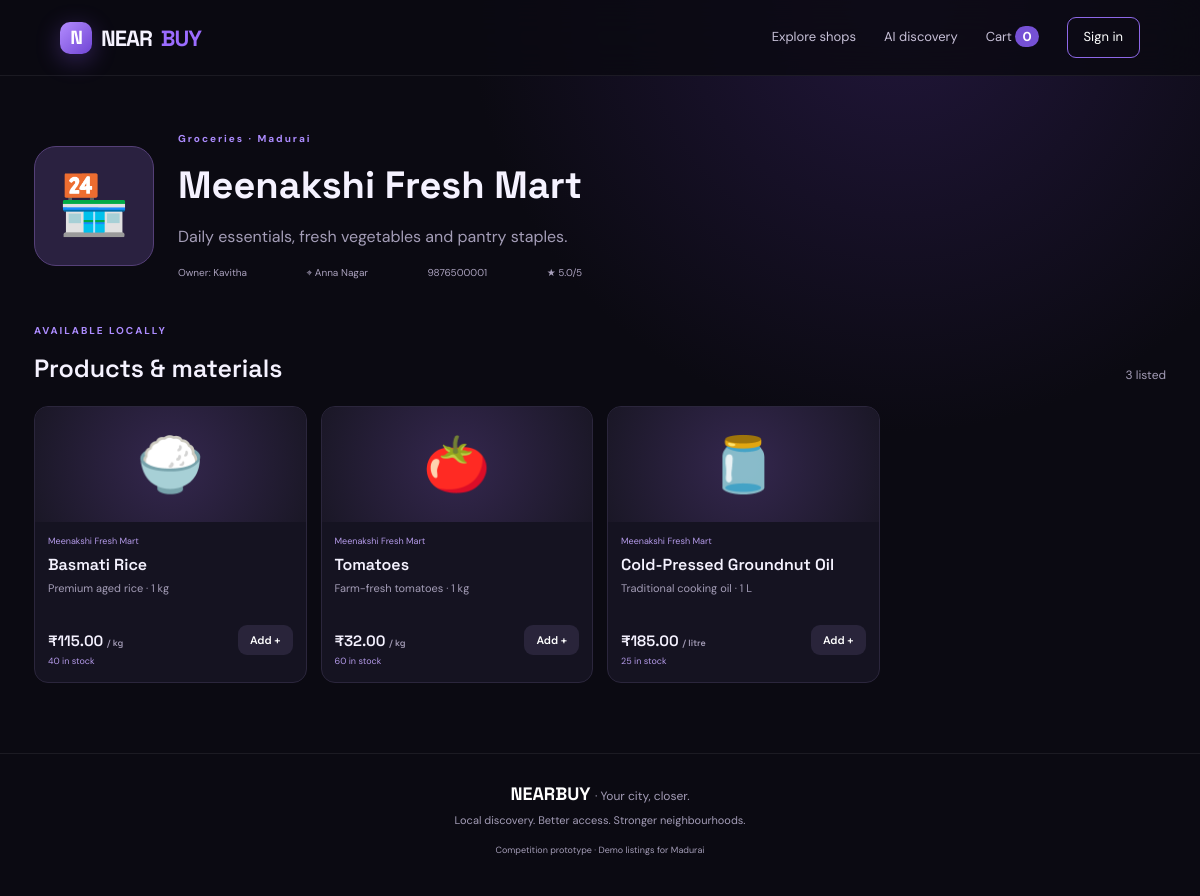
/shop/1, run on the app's committed database.
### models.py (models this page shows)
class Shop(db.Model):
    id = db.Column(db.Integer, primary_key=True)
    name = db.Column(db.String(140), nullable=False)
    owner_name = db.Column(db.String(100), nullable=False)
    category = db.Column(db.String(60), nullable=False)
    description = db.Column(db.Text, default="")
    city = db.Column(db.String(80), nullable=False, index=True)
    area = db.Column(db.String(100), default="")
    address = db.Column(db.String(255), default="")
    phone = db.Column(db.String(30), default="")
    approved = db.Column(db.Boolean, default=True)
    created_at = db.Column(db.DateTime, default=datetime.utcnow)
    products = db.relationship("Product", backref="shop", cascade="all, delete-orphan")

class Product(db.Model):
    id = db.Column(db.Integer, primary_key=True)
    shop_id = db.Column(db.Integer, db.ForeignKey("shop.id"), nullable=False)
    name = db.Column(db.String(140), nullable=False)
    description = db.Column(db.Text, default="")
    price = db.Column(db.Numeric(10, 2), nullable=False)
    stock = db.Column(db.Integer, default=0)
    unit = db.Column(db.String(30), default="piece")
    image_emoji = db.Column(db.String(12), default="📦")
    active = db.Column(db.Boolean, default=True)

### app.py (the view)
@app.route("/shop/<int:shop_id>")
def shop_detail(shop_id):
    shop = Shop.query.get_or_404(shop_id)
    if not shop.approved: abort(404)
    products = Product.query.filter_by(shop_id=shop.id, active=True).all()
    avg = db.session.query(func.avg(Review.rating)).filter_by(shop_id=shop.id).scalar()
    return render_template("shop_detail.html", shop=shop, products=products,
                           average=round(float(avg), 1) if avg else None)

### app.py (called while the page is built)
@app.context_processor
def inject_globals():
    cart = session.get("cart", {})
    return {"cart_count": sum(int(v) for v in cart.values()), "categories": [
        "Groceries", "Furniture", "Meat & Seafood", "Electronics",
        "Clothing", "Hardware", "Pharmacy", "Stationery", "Bakery"
    ]}

### templates/shop_detail.html
{% extends "base.html" %}{% block title %}{{ shop.name }}{% endblock %}{% block content %}
<div class="shop-detail-hero"><div class="shop-detail-icon">🏪</div><div><div class="eyebrow">{{ shop.category }} · {{ shop.city }}</div><h1>{{ shop.name }}</h1><p>{{ shop.description }}</p><div class="shop-meta"><span>Owner: {{ shop.owner_name }}</span><span>⌖ {{ shop.area }}</span><span>{{ shop.phone }}</span>{% if average %}<span>★ {{ average }}/5</span>{% endif %}</div></div></div>
<div class="section-head"><div><div class="eyebrow">AVAILABLE LOCALLY</div><h2>Products & materials</h2></div><span class="muted">{{ products|length }} listed</span></div>
<div class="product-grid">{% for p in products %}<div class="product-card"><div class="product-emoji">{{ p.image_emoji }}</div><div class="product-body"><small>{{ shop.name }}</small><h3>{{ p.name }}</h3><p>{{ p.description }}</p><div class="product-bottom"><strong>₹{{ '%.2f'|format(p.price) }} <small>/ {{ p.unit }}</small></strong><form method="post" action="{{ url_for('cart_add', product_id=p.id) }}"><button class="btn small">Add +</button></form></div><small>{{ p.stock }} in stock</small></div></div>{% else %}<div class="empty">No products listed yet.</div>{% endfor %}</div>
{% endblock %}

### static/style.css (style rules this page uses)
:root { --bg:#0b0a12;--panel:#151321;--panel2:#1b182a;--line:#2b263c;--text:#f5f2ff;--muted:#a49db7;--purple:#9b6cff;--purple2:#7145d8;--green:#73e0b0;--font:'DM Sans',sans-serif;--display:'Space Grotesk',sans-serif }
* { box-sizing:border-box }
body { margin:0;background:radial-gradient(circle at 75% 0%,#21163a 0,transparent 34%),var(--bg);color:var(--text);font-family:var(--font);line-height:1.55 }
.eyebrow { font-size:10px;font-weight:700;letter-spacing:2px;color:#ad8cff;margin-bottom:14px }
.btn { border:0;border-radius:9px;padding:11px 17px;background:#29243a;color:white;font:600 12px var(--font);cursor:pointer;display:inline-flex;align-items:center;justify-content:center;gap:7px;white-space:nowrap }
.btn.small { padding:8px 12px;font-size:11px }
.section-head { display:flex;justify-content:space-between;align-items:end;margin-bottom:22px }
.section-head h2,.panel h2 { font:600 25px var(--display);margin:0 }
.shop-card,.product-card { background:#151321;border:1px solid var(--line);border-radius:14px;overflow:hidden;transition:.2s }
.shop-info h3,.product-body h3 { font:600 16px var(--display);margin:0 0 5px }
.shop-info p,.product-body p { font-size:11px;color:var(--muted);margin:0 0 13px }
.shop-meta { display:flex;justify-content:space-between;gap:8px;color:#aaa1bd;font-size:10px;flex-wrap:wrap }
.product-grid { display:grid;grid-template-columns:repeat(4,1fr);gap:14px }
.product-card { display:flex;flex-direction:column }
.product-emoji { height:115px;display:grid;place-items:center;font-size:54px;background:radial-gradient(circle,#34274e,#1a1726) }
.product-body { padding:13px;display:flex;flex-direction:column;flex:1 }
.product-body>small { font-size:9px;color:#b49ae9 }
.product-body h3 { margin:5px 0 }
.product-body p { min-height:32px }
.product-bottom { display:flex;align-items:center;justify-content:space-between;margin-top:auto }
.product-bottom strong { font:600 15px var(--display) }
.product-bottom strong small { font-size:9px;color:var(--muted) }
.shop-detail-hero { display:flex;gap:24px;align-items:center;padding:55px 0 42px }
.shop-detail-icon { width:120px;height:120px;display:grid;place-items:center;background:#2a2140;border:1px solid #554078;border-radius:22px;font-size:58px }
.shop-detail-hero h1 { font:700 38px var(--display);margin:0 }
.shop-detail-hero p { color:var(--muted) }
.muted { color:var(--muted);font-size:12px }

### data on the page
Shop: category "Groceries", city "Madurai", name "Meenakshi Fresh Mart", description "Daily essentials, fresh vegetables and pantry staples.", owner_name "Kavitha", area "Anna Nagar", phone "9876500001"
Product: image_emoji "🍚", name "Basmati Rice", description "Premium aged rice · 1 kg", price "115.00", unit "kg", stock "40"
Product: image_emoji "🍅", name "Tomatoes", description "Farm-fresh tomatoes · 1 kg", price "32.00", unit "kg", stock "60"
Product: image_emoji "🫙", name "Cold-Pressed Groundnut Oil", description "Traditional cooking oil · 1 L", price "185.00", unit "litre", stock "25"

### other printed values
{{ cart_count }} "0"
{{ average }} "5.0"
{{ products|length }} "3"
